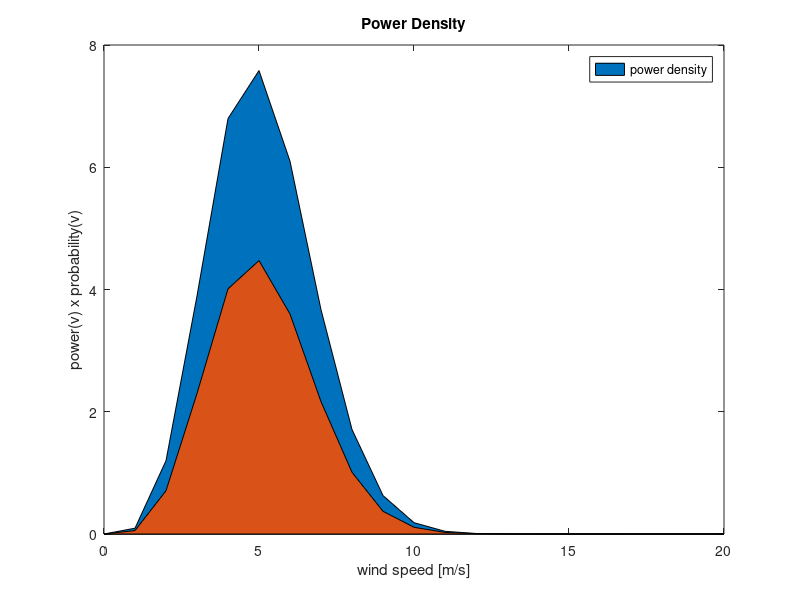

This figure's MATLAB source:
% Weibull Distribution of wind speeds
x = linspace(0,20);
y = wblpdf(x,3.4,2);
plot(x,y)
title("Weibull Distribution of wind speeds")
ylabel("Probability(x)")
xlabel("wind speeds [m/s]")
power_variable = wblpdf(0:20,3.4,2);


% Wind power relation to wind speed
wind_power = [ 0 0.6 4.9 16.35 39.2 76.2 132.3 210.1 313.6 446.5 612.5 815.2 1058.4 1345.7 1680.7 2067.2 2508.8 3009.2 3572.1 4201.1 4900];
wind_power_density = wind_power .* power_variable;
usable_power = wind_power_density .* 0.59;

% plotting the above information
area(0:20,wind_power)
title(" wind power potenial at wind speeds")
xlabel("wind speeds [m/s]")
ylabel(" power potential [W/m^2]")
hold on
area(0:20,usable_power)
hold off 

% plotting the power density function 
area(0:20,wind_power_density,'DisplayName','power density')
title("Power Density")
ylabel("power(v) x probability(v)")
xlabel("wind speed [m/s]")
legend
hold on 
area(0:20,usable_power,'DisplayName','usable power density')
A1 = trapz(usable_power);
A2 = trapz(wind_power_density);
hold off 
disp("Area under the power density graph is ")
disp(A2)
disp("therefore the theoretical power potential is 31.9196 [W/m^2]")
disp("Area under the usable power density graph is ")
disp(A1)
